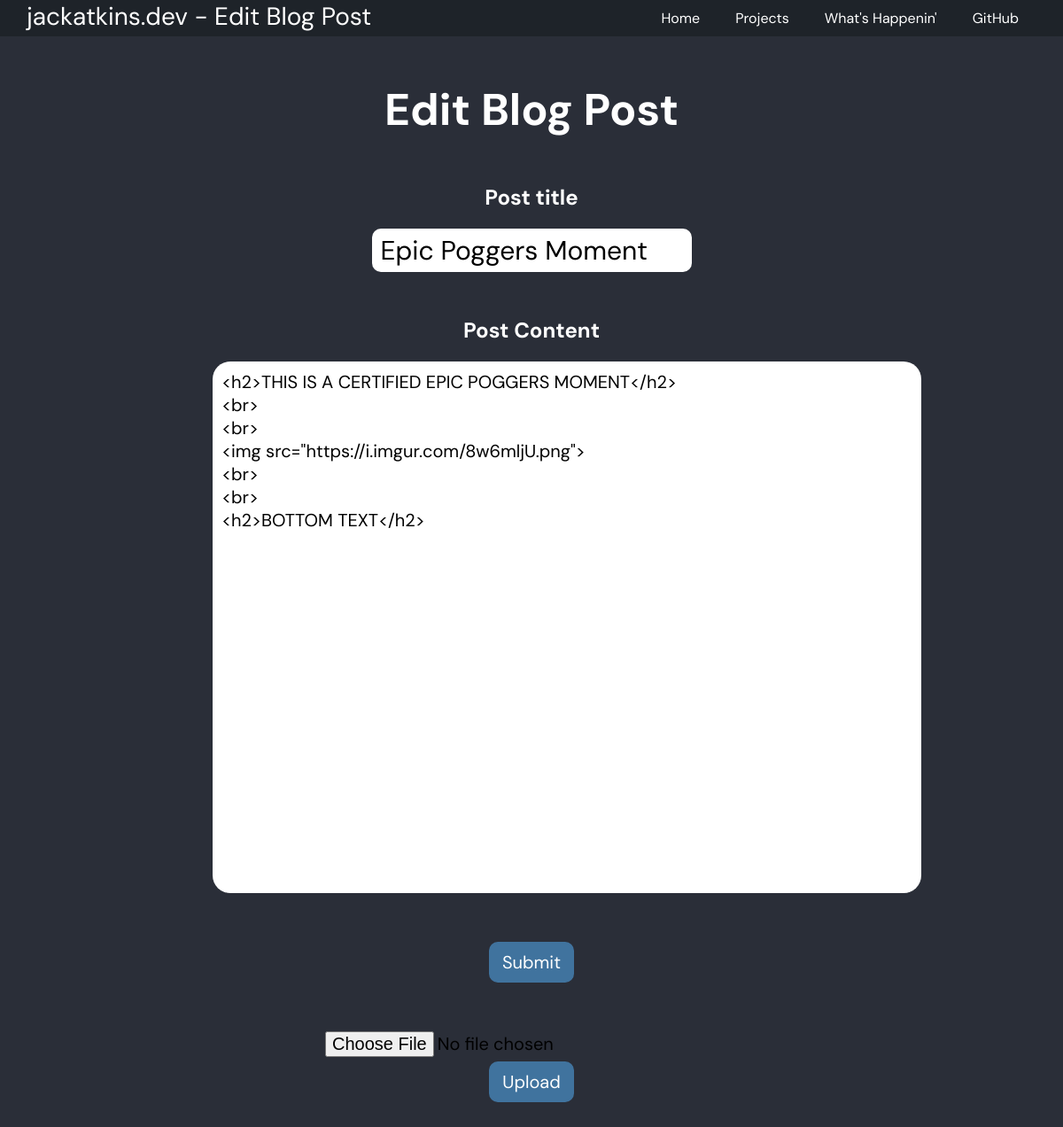
Screenshot of /admin/blog/posts/edit/3/ (signed in) with the database file from the repository.
### app.py (models this page shows)
class BlogPost(db.Model):
    id = db.Column(db.Integer, primary_key=True)
    created = db.Column(db.DateTime)
    title = db.Column(db.String(100))
    content = db.Column(db.Text)

### app.py (the view)
@app.route("/admin/blog/posts/edit/<id>/", methods=["GET", "POST"])
def editblogpost(id):
    try:
        if session["admin_user"]:
            if request.method == "POST":
                title = request.form["title"]
                content = request.form["content"]
                post = BlogPost.query.filter_by(id=id).first()
                if post:
                    post.title = title
                    post.content = content
                    db.session.commit()
                    return redirect(url_for("blogposts"))
                else:
                    return redirect(url_for("blogposts"))
            else:
                post = BlogPost.query.filter_by(id=id).first()
                if post:
                    return render_template("editblogpost.html", post=post)
                else:
                    return redirect(url_for("blogposts"))
    except KeyError:
        return redirect(url_for("login"))

### templates/editblogpost.html (shortened to what this page needs)
{% extends "base.html" %}
{% block navtitle %}Edit Blog Post{% endblock %}
{% block content %}
<div class="content-break">
    <h1>Edit Blog Post</h1>
    <form class="content-break" method="post">
        <h2>Post title</h2>
        <input type="text" name="title" class="content-break-small" style="font-size: 30px;" maxlength="100" value="{{ post.title }}"">
        <h2 class="content-break">Post Content</h2>
        <textarea name="content" class="content-break-small">{{ post.content }}</textarea>
        <br>
        <input type="submit" class="submit content-break">
    </form>
    <form class="content-break">
        <input class="file-upload" type="file" name="image">
    </form>
    <button onclick="readFile()">Upload</button>
</div>
{% endblock %}

### static/css/global.css (style rules this page uses)
* { margin: 0px; box-sizing: border-box; font-family: 'DM Sans', sans-serif; color: white; }
body { background-color: #2a2e38; }
h1 { font-size: 50px; }
button { font-size: 20px; background-color: #40739e; padding: 10px 15px; margin: 0px 10px; border-radius: 10px; border: none; transition: all ease-in .2s; -webkit-transition: all ease-in .2s; -moz-transition: all ease-in .2s; -o-transition: all ease-in .2s; }
input { font-size: 20px; padding: 5px 10px; border-radius: 10px; border: none; color:black; transition: all ease-in .2s; }
textarea { resize: none; background-color: white; color: black; border: none; border-radius: 20px; font-size: 20px; width:800px; height:600px; padding: 10px 10px; }
.content-break { margin-top: 50px; }
.content-break-small { margin-top: 20px; }
.submit { color:white; font-size: 20px; background-color: #40739e; padding: 10px 15px; border-radius: 10px; border: none; transition: all ease-in .2s; -webkit-transition: all ease-in .2s; -moz-transition: all ease-in .2s; -o-transition: all ease-in .2s; }

### rows the page displays
BlogPost: title "Epic Poggers Moment", content "<h2>THIS IS A CERTIFIED EPIC POGGERS MOMENT</h2> <br> <br> <img src=\"https://i.imgur.com/8w6mljU.png\"> <br> <br> <h2>BOTTOM TEXT</h2>"
